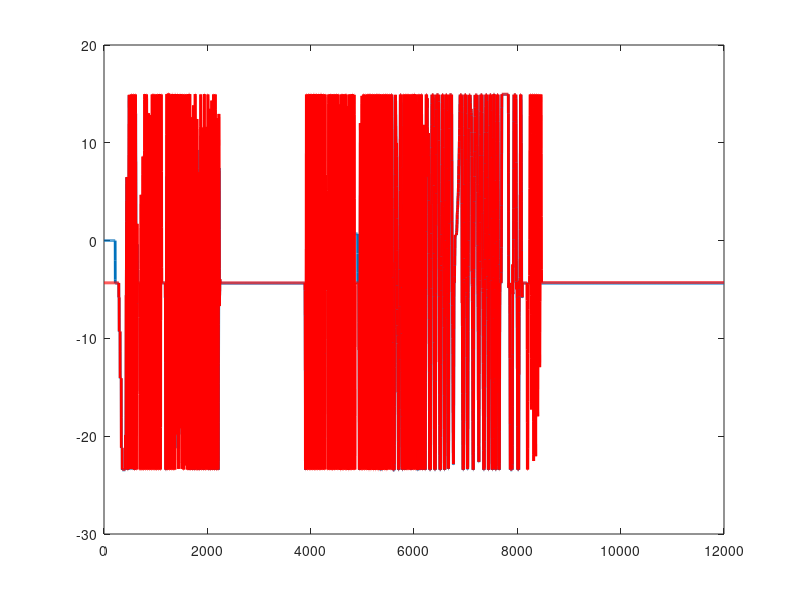
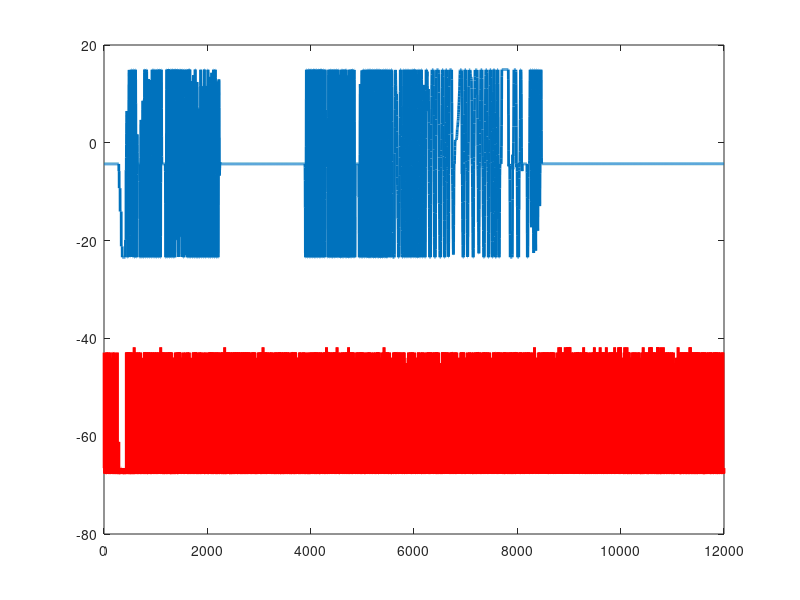
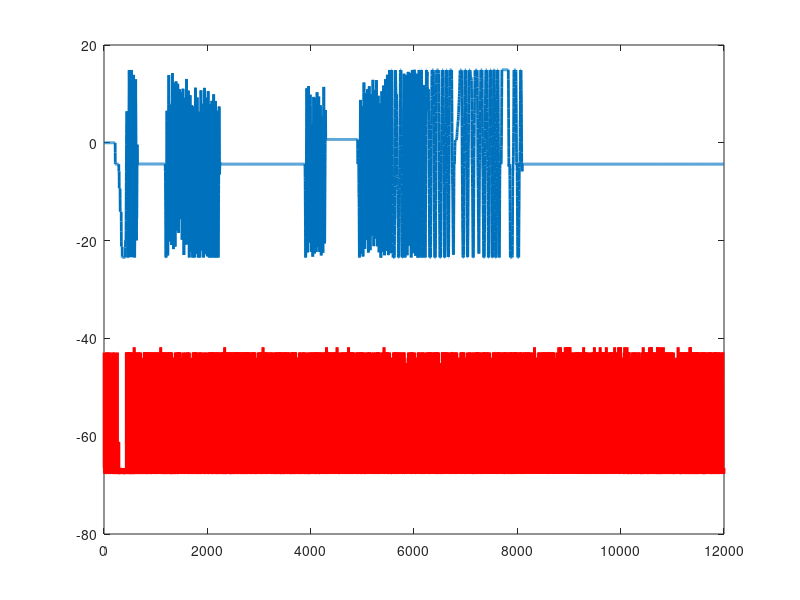

Reproduce these figures in MATLAB, in order.
clear all
close all
clc

load Data.mat
load LiearFit.mat

for i=1:length(Actuator.Elev)
    if(Actuator.Elev(i)==0)
        Ecomm(i)=0;
    else
        Ecomm(i)=((Actuator.Elev(i)/10000000.0)-0.0014727)/0.000016529;
    end
    
    Elevatorms(i)=(Flight_Data.Elevator(i)*0.00057675+0.91439)*0.001;
    Elevatordeg(i)=(Elevatorms(i)-0.001472)/0.000016529;
end
    
plot(Ecomm,'LineWidth',2);
hold on
plot(Elevatordeg,'r','LineWidth',2);

figure()
plot(polyval(p,Flight_Data.ADC1),'r','LineWidth',2)
yfitTotal=polyval(p,Flight_Data.ADC1);
hold on
plot(Elevatordeg,'LineWidth',2)

figure()
plot(Ecomm,'LineWidth',2);
hold on
plot(yfitTotal,'r','LineWidth',2)